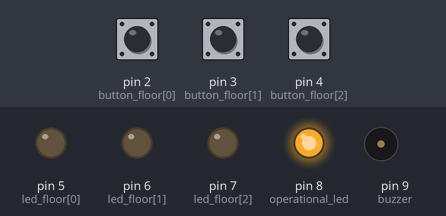
Bench run of a sketch on a simulated Arduino Uno, built with avr-gcc and run on an emulated ATmega328P. Shown: output pins drawn as LEDs (lit = HIGH), buzzer (waves = sounding). Dashed ring = blinking. Inputs (shaded band) come from the test bench; at power-on: pin 2 (button_floor[0]) HIGH, pin 4 (button_floor[2]) HIGH, pin 3 (button_floor[1]) HIGH.

Above: at 1.2 s.
1.3 s: pin 2 (button_floor[0]) pulled LOW for 0.15 s
At 2.54 s:
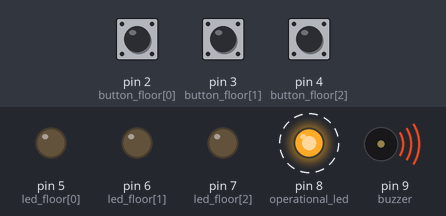
4.4 s: pin 4 (button_floor[2]) pulled LOW for 0.15 s
At 5.14 s:
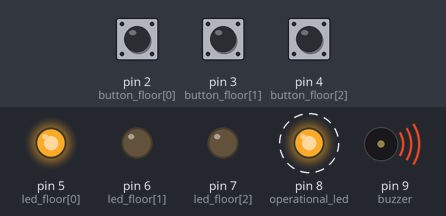
7.5 s: pin 3 (button_floor[1]) pulled LOW for 3.2 s
12.2 s: pin 2 (button_floor[0]) pulled LOW for 1 s
At 15.1 s:
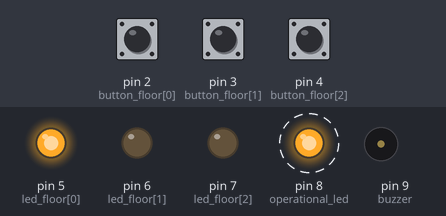
16.0 s: pin 4 (button_floor[2]) pulled LOW for 1 s
At 18.24 s:
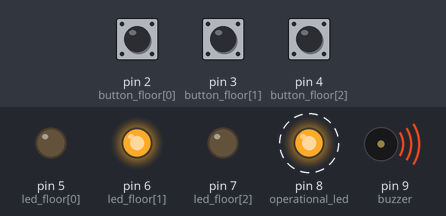
20.0 s: pin 2 (button_floor[0]) pulled LOW for 3.2 s
At 25.5 s:
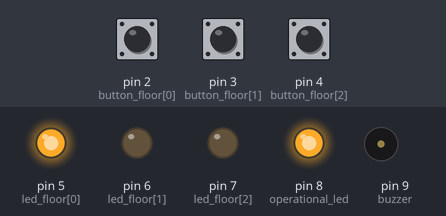
Timing chart, 0 to 25.7 s (numbered marks = the images above; inputs shaded):
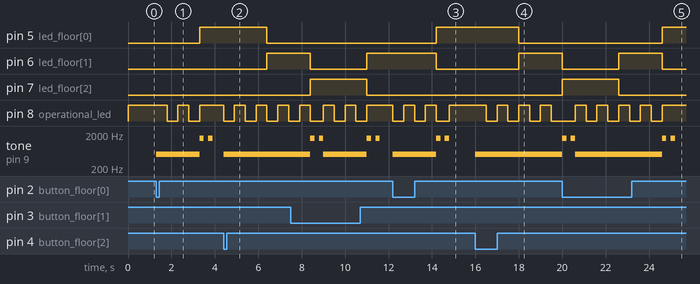

The sketch:

Homework3_Elevator_Simulator.ino
```cpp
const int button_floor[3] = {2, 3, 4};
const int led_floor[3] = {5, 6, 7};
const int operational_led = 8;
const int buzzer = 9;

int current_floor = 0;
int destination_floor = 1;
bool isMoving = false;
bool doorsAreClosed = true;
bool elevatorIsStationary = true;
unsigned long lastButtonPressTime = 0;
const unsigned long debounceDelay = 50;
unsigned long previousMillis = 0;
const long floorChangeInterval = 2000; //time to wait between floor changes
const long operationalLEDInterval = 500; //interval for operational LED blinking (millis)

int buzzer_freq_moving = 500;// frequency for the buzzer when the elevator is moving
int buzzer_freq_beep = 1500;//ffrequency for the buzzer when the elevator reached the destination floor
int buzz_beep_delay_time = 200; //delay time for when the buzzer is beeping
bool operational_led_state = LOW;
unsigned long previousOperationalMillis = 0;

void setup() {

  for (int i = 0; i < 3; i++) {

    pinMode(led_floor[i], OUTPUT);
    pinMode(button_floor[i], INPUT_PULLUP);

  }

  pinMode(operational_led, OUTPUT);
  pinMode(buzzer, OUTPUT);
  updateFloorLED(current_floor);

  Serial.begin(9600);
}

void loop() {

  unsigned long currentMillis = millis();

  for (int i = 0; i < 3; i++) {
    if (digitalRead(button_floor[i]) == LOW) {
      if ((currentMillis - lastButtonPressTime) > debounceDelay) {
        lastButtonPressTime = currentMillis;
        if (i + 1 != current_floor && doorsAreClosed) {
          destination_floor = i + 1;
          if (!isMoving) {
            moveElevator();
          }
        }
      }
    }
  }

  if (isMoving) {
    if (current_floor == destination_floor) {
      stopElevator();
    } else {
      buzz(buzzer_freq_moving);
      updateFloorLED(current_floor);
      elevatorIsStationary = false;
      blinkOperationalLED();
    }
  } else {
    digitalWrite(operational_led, HIGH);
    if (elevatorIsStationary) {
      updateFloorLED(current_floor);
    }
  }
}


//additional functions

void moveElevator() {
  isMoving = true;
  doorsAreClosed = false;

  digitalWrite(operational_led, HIGH);

  digitalWrite(led_floor[current_floor - 1], LOW);

  unsigned long previousMillis = millis();

  while (current_floor != destination_floor) {
    if (current_floor < destination_floor && (millis() - previousMillis) >= floorChangeInterval) {
      previousMillis = millis();
      current_floor++;
    } else if (current_floor > destination_floor && (millis() - previousMillis) >= floorChangeInterval) {
      previousMillis = millis();
      current_floor--;
    }
    updateFloorLED(current_floor);
    buzz(buzzer_freq_moving);
    blinkOperationalLED();
  }

  beep(buzzer_freq_beep);
  stopElevator();

}

//Stopping the elevator when it reached the desired floor
void stopElevator() {
  digitalWrite(operational_led, HIGH); // making the operational led stationary on HIGH
  isMoving = false;
  doorsAreClosed = true;
  destination_floor = current_floor;
  elevatorIsStationary = true;
  digitalWrite(led_floor[current_floor - 1], HIGH);
}

//This function makes the corresponding LED light up when the elevator is on that floor
void updateFloorLED(int floor) {
  for (int i = 0; i < 3; i++) {
    if (i == floor - 1) {
      digitalWrite(led_floor[i], HIGH);
    } else  {
      digitalWrite(led_floor[i], LOW);
    }
  }
}

void buzz(int frequency) {
  tone(buzzer, frequency);
}

void beep(int frequency) {
  buzz(frequency);
  delay(buzz_beep_delay_time);
  noTone(buzzer);
  delay(buzz_beep_delay_time);
  buzz(buzzer_freq_beep);
  delay(buzz_beep_delay_time);
  noTone(buzzer);
}

//Making the operational state led blink when the elevator is in movement
void blinkOperationalLED() {
  unsigned long currentMillis = millis();
  if (currentMillis - previousOperationalMillis >= operationalLEDInterval) {
    previousOperationalMillis = currentMillis;
    operational_led_state = (operational_led_state == LOW) ? HIGH : LOW;
    digitalWrite(operational_led, operational_led_state);
  }
}
```

Measured:
- after the input at 1.3 s, pin 5 (led_floor[0]): LOW → HIGH after 2.0 s; pin 8 (operational_led): alternates HIGH for 0.50 s and LOW for 0.50 s, 4 changes in all, then stays HIGH, starting after 0.50 s; tone on pin 9 (buzzer): plays 500 Hz for 2.0 s, 1500 Hz for 0.20 s, 1500 Hz for 0.20 s, starting at once
- after the input at 4.4 s, pin 5 (led_floor[0]): HIGH → LOW after 2.0 s; pin 6 (led_floor[1]): LOW → HIGH after 2.0 s; pin 8 (operational_led): alternates HIGH for 0.50 s and LOW for 0.50 s, starting at once; tone on pin 9 (buzzer): silent → 500 Hz at once
- after the input at 12.2 s, pin 5 (led_floor[0]): LOW → HIGH after 2.0 s; pin 6 (led_floor[1]): HIGH → LOW after 2.0 s; pin 8 (operational_led): alternates HIGH for 0.50 s and LOW for 0.50 s, 6 changes in all, then stays HIGH, starting at once; tone on pin 9 (buzzer): plays 500 Hz for 2.0 s, 1500 Hz for 0.20 s, 1500 Hz for 0.20 s, starting at once
- after the input at 16.0 s, pin 5 (led_floor[0]): HIGH → LOW after 2.0 s; pin 6 (led_floor[1]): LOW → HIGH after 2.0 s, → LOW 2.0 s later; pin 7 (led_floor[2]): LOW → HIGH after 4.0 s; pin 8 (operational_led): alternates HIGH for 0.50 s and LOW for 0.50 s, starting after 0.50 s; tone on pin 9 (buzzer): silent → 500 Hz at once, → 1500 Hz 4.0 s later
- after the input at 20.0 s, pin 5 (led_floor[0]): LOW → HIGH after 4.6 s; pin 6 (led_floor[1]): LOW → HIGH after 2.6 s, → LOW 2.0 s later; pin 7 (led_floor[2]): HIGH → LOW after 2.6 s
